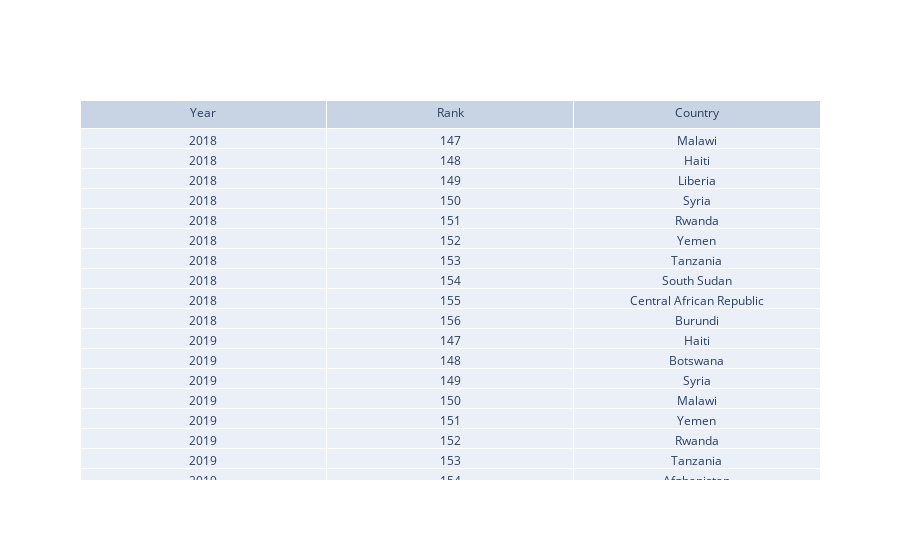

The code cell stored with this chart in its notebook:
### Code cell
# Prepare data for the plotly table for bottom 10 countries
bottom10_table = go.Figure(data=[go.Table(
    header=dict(values=["Year", "Rank", "Country"]),
    cells=dict(values=[df_bottom10_by_year['year'], df_bottom10_by_year['rank'], df_bottom10_by_year['country']])
)])

# Show the table
bottom10_table.show()

### Figure 1 — Plotly figure (JSON) as saved in the notebook; plotly's stock layout.template omitted (floating-point values rounded to 4 significant figures; data arrays with more than 128 entries replaced by an {"elided": "..."} marker saying what was removed)
{"data": [{"cells": {"values": {"elided": "3x50 mixed values"}}, "header": {"values": ["Year", "Rank", "Country"]}, "type": "table"}], "layout": {"autosize": true}}
